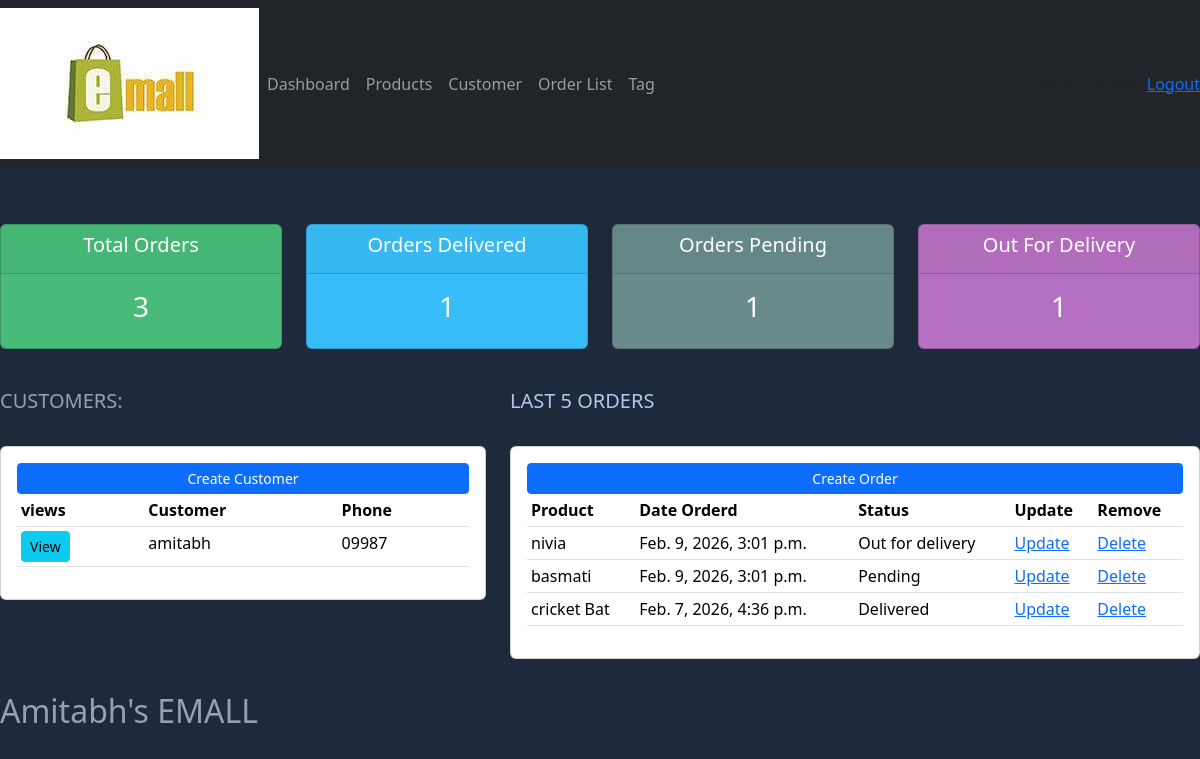
The app's page / (signed in) with its own data.
### account/models.py (models this page shows, shortened)
class Customer(models.Model):
    name=models.CharField(max_length=100)
    phone=models.CharField(max_length=100)
    email=models.CharField(max_length=200)
    date_created=models.DateTimeField(auto_now_add=True,null=True)

class Order(models.Model):
    STATUS=(
        ('Pending','Pending'),
        ('Out for delivery','Out for delivery'),
        ('Delivered','Delivered')
    )
    customer=models.ForeignKey(Customer,null=True,on_delete=models.CASCADE)
    product=models.ForeignKey(Product,null=True,on_delete=models.CASCADE)
    date_created=models.DateTimeField(auto_now_add=True,null=True)
    status=models.CharField(max_length=100,null=True,choices=STATUS)

class Product(models.Model):
    CATEGORY=(
        ('Indoor','Indoor'),
        ('Out door','Out door'),
    )
    name=models.CharField(max_length=100,null=True)
    price=models.FloatField(null=True)
    category=models.CharField(max_length=100,null=True,choices=CATEGORY)
    description=models.CharField(max_length=200,null=True,blank=True)
    date_created=models.DateTimeField(auto_now_add=True,null=True)
    pic=models.ImageField(blank=True,null=True,upload_to='product_image')
    tags=models.ManyToManyField(Tag)
    def __str__(self):
        return self.name

### account/views.py (the view)
# urls.py: path('',views.Home,name='home'),
@login_required(login_url='login')
def Home(request):
    orders=Order.objects.all()
    customers=Customer.objects.all()
    total_customer=customers.count()
    total_order=orders.count()
    delivered=orders.filter(status='Delivered').count()
    pending=orders.filter(status='Pending').count()
    out_for_delivery=orders.filter(status='Out for delivery').count()
    context={'total_customer':total_customer,'total_order':total_order,'delivered':delivered,
             'pending':pending,'out_for_delivery':out_for_delivery,'customers':customers,'orders':orders}
    return render(request,'account/dashboard.html',context)

### templates/account/dashboard.html
{% extends 'main.html' %}
{% block content %}
{%  include 'status.html' %}
<br>
<div class="row">
	<div class="col-md-5">
		<h5 style="color: rgb(149, 160, 183);">CUSTOMERS:</h5>
		<hr>
		<div class="card card-body">
			<a class="btn btn-primary  btn-sm btn-block" href="{% url 'create_customer' %}">Create Customer</a>
			<table class="table table-sm">
				<tr>
					<th>views</th>
					<th>Customer</th>
					<th>Phone</th>
				</tr>
				{% for customer in customers %}
					<tr>
						<td><a class="btn btn-sm btn-info" href="{% url 'customer' customer.id %}">View</a></td>
						<td>{{customer.name}}</td>
						<td>{{customer.phone}}</td>
					</tr>
				{% endfor %}
			</table>
		</div>
	</div>
	<div class="col-md-7">
		<h5 style="color: rgb(179, 198, 235);">LAST 5 ORDERS</h5>
		<hr>
		<div class="card card-body">
			<a class="btn btn-primary  btn-sm btn-block" href="{% url 'create_order' %}">Create Order</a>
			<table class="table table-sm">
				<tr>
					<th>Product</th>
					<th>Date Orderd</th>
					<th>Status</th>
					<th>Update</th>
					<th>Remove</th>
				</tr>
				{% for order in orders|dictsortreversed:"id"|slice:"5" %}
					<tr>
						<td>{{order.product}}</td>
						<td>{{order.date_created}}</td>
						<td>{{order.status}}</td>
						<td><a href="{% url 'updateorder' order.id %}">Update</a></td>
						<td><a href="{% url 'delete_order' order.id %}">Delete</a></td>
					</tr>
				{% endfor %}
			</table>
		</div>
	</div>
</div>
{% endblock %}

### static/css/main.css (style rules this page uses)
body { background-color: rgb(30, 41, 59); }

### records on screen
Customer: name "amitabh", phone "09987"
Order: product "nivia", date_created "Feb. 9, 2026, 3:01 p.m.", status "Out for delivery"
Order: product "basmati", date_created "Feb. 9, 2026, 3:01 p.m.", status "Pending"
Order: product "cricket Bat", date_created "Feb. 7, 2026, 4:36 p.m.", status "Delivered"

### other values on screen
{{ total_order }} "3"
{{ delivered }} "1"
{{ pending }} "1"
{{ out_for_delivery }} "1"
